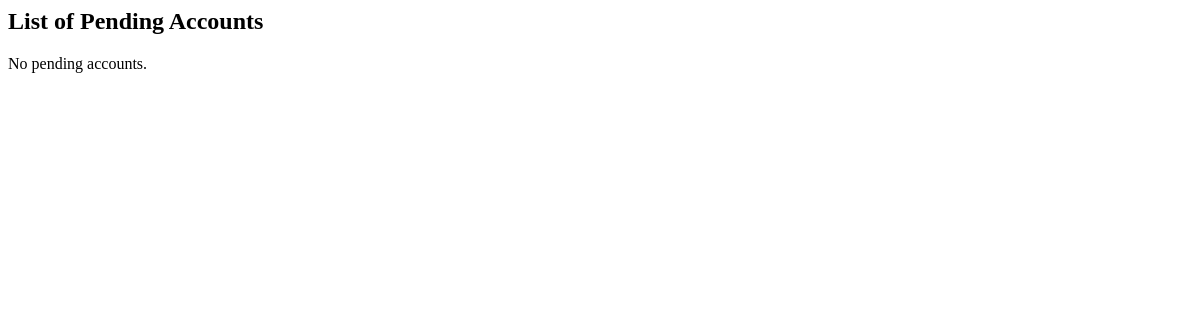
Before: /DashboardCCSStaff/ccspendingaccounts.php with the older database file.
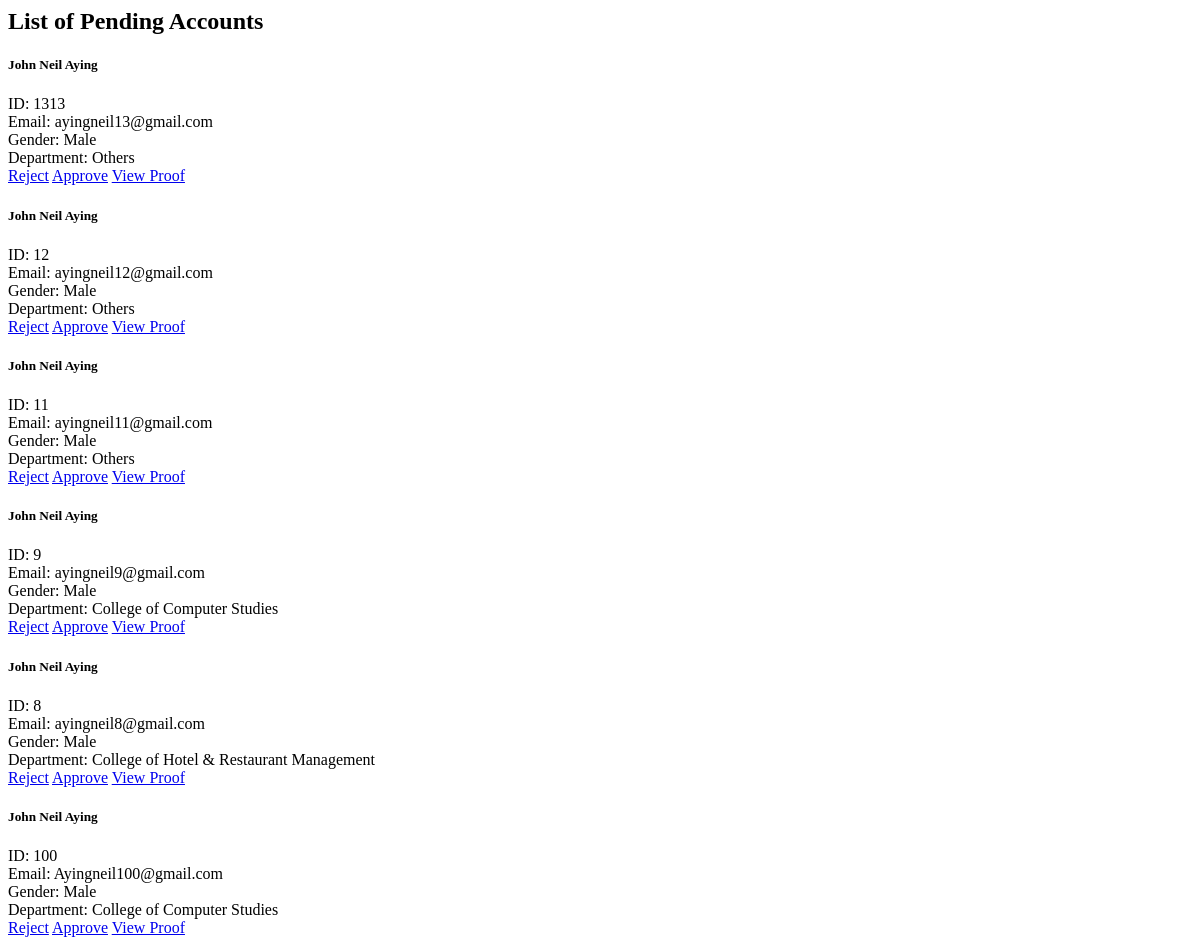
After: the same page with the newer database file.
### tables this page shows
CREATE TABLE `tblusers` (
  `id` int(11) NOT NULL,
  `addedbyid` int(11) NOT NULL,
  `usertype` varchar(50) NOT NULL,
  `fname` varchar(50) NOT NULL,
  `lname` varchar(50) NOT NULL,
  `password` varchar(50) NOT NULL,
  `status` varchar(20) NOT NULL,
  `email` varchar(50) NOT NULL,
  `gender` varchar(50) NOT NULL,
  `department` varchar(50) NOT NULL,
  `approveby` varchar(50) DEFAULT NULL,
  `datetimeregister` datetime DEFAULT NULL,
  `datetimeapprove` datetime DEFAULT NULL
);

### DashboardCCSStaff/ccspendingaccounts.php (the view, shortened to what this page needs)
<?php
include "ccsfunctions.php";
$addedbyid = $_SESSION['staff_id'];
$sqlSelectUser = "SELECT fname, lname FROM `tblusers` WHERE id = ?";
$stmtSelectUser = mysqli_prepare($con, $sqlSelectUser);
if ($stmtSelectUser) {
    mysqli_stmt_bind_param($stmtSelectUser, "i", $addedbyid);
    mysqli_stmt_execute($stmtSelectUser);
    $resultUser = mysqli_stmt_get_result($stmtSelectUser);
    if ($resultUser) {
        $rowUser = mysqli_fetch_assoc($resultUser);
        $approveby = $rowUser['fname'] . ' ' . $rowUser['lname'];
    } else {
        error_log("Failed to fetch user data: " . mysqli_error($con));
    }
} else {
    error_log("Statement preparation failed for user data: " . mysqli_error($con));
}
?>
<div class="container ">
    <h2><i class='fas fa-bookmark me-2'></i>List of Pending Accounts</h2>
    <div class="row row-cols-1 row-cols-md-1 row-cols-lg-3 g-1">
        <?php
        $queryPendingAccounts = "SELECT * FROM tblusers WHERE status = 'Pending' ORDER BY datetimeregister";
        $resultPendingAccounts = mysqli_query($con, $queryPendingAccounts);
        if (mysqli_num_rows($resultPendingAccounts) > 0) {
            while ($rowPending = mysqli_fetch_assoc($resultPendingAccounts)) {
                echo '<div class="col">';
                echo "<div class='card me-1'>
                        <div class='card-body'>
                            <h5 class='card-title'>
                                <i class='fas fa-user me-2'></i>{$rowPending['fname']} {$rowPending['lname']}
                            </h5>
                            <h7 class='card-text'>
                                <i class='fas fa-id-card me-2'></i>ID: {$rowPending['id']}<br>
                            </h7>
                            <h7 class='card-text'>
                                <i class='fas fa-envelope me-2'></i>Email: {$rowPending['email']}<br>
                            </h7>
                            <h7 class='card-text'>
                                <i class='" . ($rowPending['gender'] == 'Male' ? 'fas fa-mars' : 'fas fa-venus') . " me-2'></i>Gender: {$rowPending['gender']}<br>
                            </h7>
                            <h7 class='card-text'>
                                <i class='fas fa-building me-2 mb-2'></i>Department: {$rowPending['department']}<br>
                            </h7>
                            <div class='text-end '>
                                <a href='#' class='btn btn-danger '>Reject</a>
                                <a href='#' class='btn btn-primary ' onclick=\"approveUser('{$rowPending['id']}', '{$approveby}')\">Approve</a>
                                <a href='ccsviewproofimage.php?userId={$rowPending['id']}' class='btn btn-success '>View Proof</a>
                            </div>
                        </div>
                        </div>
                      </div>";
            }
        } else {
            echo "<div class='card me-5'>
            <div class='card-body'>
                <p class='card-text'>No pending accounts.</p>
            </div>
          </div>";
        }
        ?>
    </div>
</div>

Changed rows visible on the page:
added tblusers: fname "John Neil", lname "Aying", id "1313", email "ayingneil13@gmail.com", gender "Male", department "Others"
added tblusers: fname "John Neil", lname "Aying", id "12", email "ayingneil12@gmail.com", gender "Male", department "Others"
added tblusers: fname "John Neil", lname "Aying", id "11", email "ayingneil11@gmail.com", gender "Male", department "Others"
added tblusers: fname "John Neil", lname "Aying", id "9", email "ayingneil9@gmail.com", gender "Male", department "College of Computer Studies"
added tblusers: fname "John Neil", lname "Aying", id "8", email "ayingneil8@gmail.com", gender "Male", department "College of Hotel & Restaurant Management"
added tblusers: fname "John Neil", lname "Aying", id "100", email "Ayingneil100@gmail.com", gender "Male", department "College of Computer Studies"
Other visible differences:
text no longer shown: "No pending accounts."
